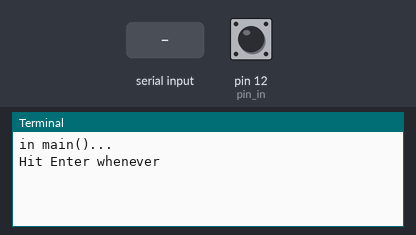
Bench run of a program on a simulated Raspberry Pi (header pin numbers). Shown: the last lines printed to the terminal. The test bench sets the inputs (shaded band); at power-on: pin 12 (pin_in) HIGH. At 2.9 s the program stops and its outputs stay as they are.

Above: at 1.2 s.
1.3 s: pin 12 (pin_in) pulled LOW for 0.15 s
At 2.0 s:
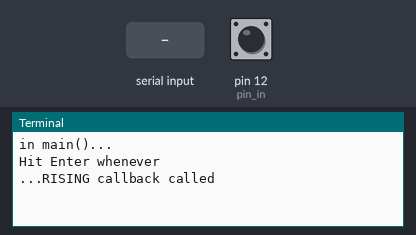
2.9 s: "1" typed at the terminal, then Enter
At 3.7 s:
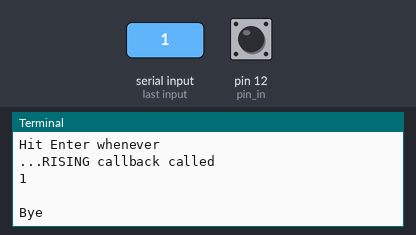

The program:

gpioevent_callback.py
```python
#!/usr/bin/env python2
# -*- coding: utf-8 -*-

import RPi.GPIO as GPIO
import sys

GPIO.setmode(GPIO.BOARD)

# times button was pressed

def callback_rising(channel):
    print '...RISING callback called'

def callback_falling(channel):
    print '...FALLING callback called'

def callback_both(channel):
    print '...BOTH callback called'

def main():
    print 'in main()...'

    pin_in = 12
    # GPIO.setup(12, GPIO.IN, pull_up_down=GPIO.PUD_UP)
    GPIO.setup(pin_in, GPIO.IN, pull_up_down=GPIO.PUD_UP)

    try:
        keep_going = True
        GPIO.add_event_detect(pin_in, GPIO.RISING, callback=callback_rising, bouncetime=300)  # add rising edge detection on a channel
        while keep_going == True:
            # GPIO.add_event_callback(pin_in, callback_falling)
            # GPIO.add_event_callback(pin_in, callback_both)
            print 'Hit Enter whenever'
            bb = raw_input()
            keep_going = False

    except KeyboardInterrupt:
        print "Cntl-C?"

    finally:
        GPIO.cleanup()
        print "\nBye"

if __name__ == '__main__':
    main()
```

Measured:
- after the input at 1.3 s, the terminal: prints a new line after 0.15 s (image 1)
- after the input at 2.9 s, the terminal: prints a new line at once (image 2)
